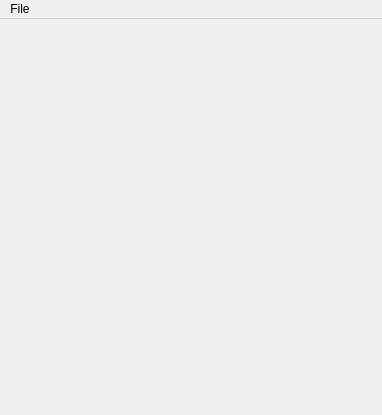
<?xml version="1.0" encoding="UTF-8"?>
<ui version="4.0">
 <class>MazeClass</class>
 <widget class="QMainWindow" name="MazeClass">
  <property name="geometry">
   <rect>
    <x>0</x>
    <y>0</y>
    <width>382</width>
    <height>415</height>
   </rect>
  </property>
  <property name="windowTitle">
   <string>Project 2 Maze </string>
  </property>
  <property name="dockOptions">
   <set>QMainWindow::AllowTabbedDocks|QMainWindow::AnimatedDocks</set>
  </property>
  <widget class="QWidget" name="centralWidget">
   <widget class="OpenGLWidget" name="widget" native="true">
    <property name="geometry">
     <rect>
      <x>0</x>
      <y>0</y>
      <width>1200</width>
      <height>600</height>
     </rect>
    </property>
    <property name="layoutDirection">
     <enum>Qt::LeftToRight</enum>
    </property>
   </widget>
  </widget>
  <widget class="QMenuBar" name="menuBar">
   <property name="geometry">
    <rect>
     <x>0</x>
     <y>0</y>
     <width>382</width>
     <height>22</height>
    </rect>
   </property>
   <widget class="QMenu" name="menuFile">
    <property name="title">
     <string>File</string>
    </property>
    <addaction name="actionRead_Maze"/>
    <addaction name="separator"/>
    <addaction name="actionExit"/>
   </widget>
   <addaction name="menuFile"/>
  </widget>
  <action name="actionRead_Maze">
   <property name="text">
    <string>Read Maze</string>
   </property>
  </action>
  <action name="actionExit">
   <property name="text">
    <string>Exit</string>
   </property>
  </action>
 </widget>
 <layoutdefault spacing="6" margin="11"/>
 <customwidgets>
  <customwidget>
   <class>OpenGLWidget</class>
   <extends>QWidget</extends>
   <header location="global">openglwidget.h</header>
   <container>1</container>
  </customwidget>
 </customwidgets>
 <resources>
  <include location="maze.qrc"/>
 </resources>
 <connections/>
</ui>
